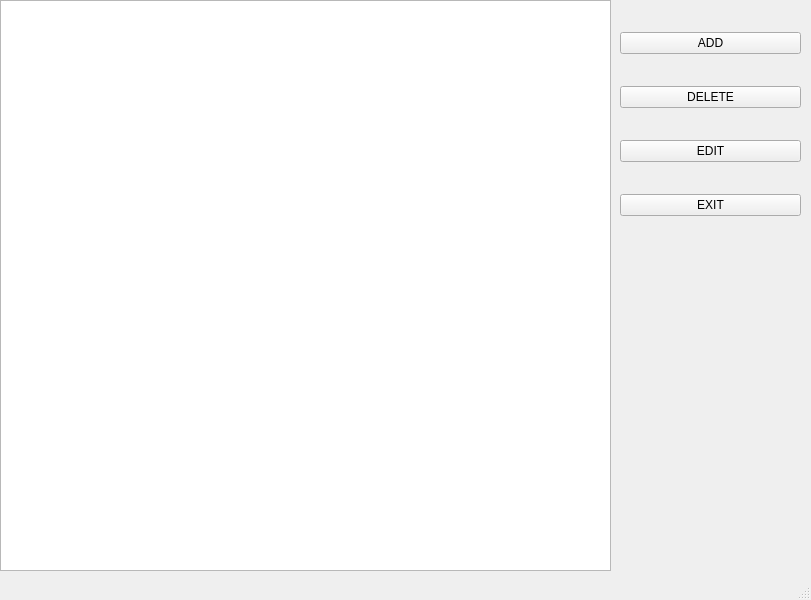
<?xml version="1.0" encoding="UTF-8"?>
<ui version="4.0">
 <class>MainWindow</class>
 <widget class="QMainWindow" name="MainWindow">
  <property name="geometry">
   <rect>
    <x>0</x>
    <y>0</y>
    <width>811</width>
    <height>600</height>
   </rect>
  </property>
  <property name="windowTitle">
   <string>MainWindow</string>
  </property>
  <widget class="QWidget" name="centralwidget">
   <widget class="QListWidget" name="holidays_list">
    <property name="geometry">
     <rect>
      <x>0</x>
      <y>0</y>
      <width>611</width>
      <height>571</height>
     </rect>
    </property>
   </widget>
   <widget class="QWidget" name="verticalLayoutWidget">
    <property name="geometry">
     <rect>
      <x>620</x>
      <y>0</y>
      <width>181</width>
      <height>251</height>
     </rect>
    </property>
    <layout class="QVBoxLayout" name="action_buttons_layout">
     <property name="spacing">
      <number>0</number>
     </property>
     <property name="sizeConstraint">
      <enum>QLayout::SetDefaultConstraint</enum>
     </property>
     <property name="topMargin">
      <number>0</number>
     </property>
     <item>
      <widget class="QPushButton" name="add_button">
       <property name="text">
        <string>ADD</string>
       </property>
      </widget>
     </item>
     <item>
      <widget class="QPushButton" name="del_button">
       <property name="text">
        <string>DELETE</string>
       </property>
       <property name="autoDefault">
        <bool>false</bool>
       </property>
       <property name="default">
        <bool>false</bool>
       </property>
       <property name="flat">
        <bool>false</bool>
       </property>
      </widget>
     </item>
     <item>
      <widget class="QPushButton" name="edit_button">
       <property name="text">
        <string>EDIT</string>
       </property>
      </widget>
     </item>
     <item>
      <widget class="QPushButton" name="exit_button">
       <property name="text">
        <string>EXIT</string>
       </property>
      </widget>
     </item>
    </layout>
   </widget>
  </widget>
  <widget class="QMenuBar" name="menubar">
   <property name="geometry">
    <rect>
     <x>0</x>
     <y>0</y>
     <width>811</width>
     <height>21</height>
    </rect>
   </property>
  </widget>
  <widget class="QStatusBar" name="statusbar"/>
 </widget>
 <resources/>
 <connections/>
</ui>
